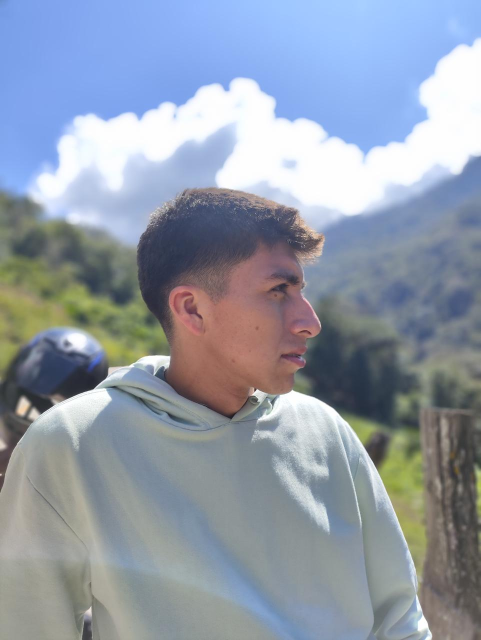
#> input picture assets/profile.png, 961 x 1280 px (shown at 1/2 size)
$ python make_ascii_svg.py ../assets/profile.png
#> lines starting #> are read from the running program, lines starting #| are printed output that depends on the picture; after the words box and inside, x2 and y2 are one past the last pixel; in counts of white or black regions, pixels touching at a corner belong together
#!/usr/bin/env python3
"""Convierte una foto en un retrato ASCII animado (jose-ascii.svg).

Uso:
    python scripts/make_ascii_svg.py [ruta_imagen] [--invert] [--cols N]

Por defecto usa assets/profile_prepped.png si existe, si no assets/profile.png.
El fondo claro se mapea a espacios (vacio) y el sujeto oscuro a caracteres
densos, igual que un retrato tipo neofetch. Las lineas aparecen escalonadas
como si se fueran "escribiendo" en la terminal.
"""
import sys
from pathlib import Path
from xml.sax.saxutils import escape

import numpy as np
from PIL import Image, ImageOps

ROOT = Path(__file__).resolve().parent.parent
OUT = ROOT / "jose-ascii.svg"

# De claro -> oscuro. El espacio inicial deja el fondo vacio.
RAMP = " .`:-=+*csoe#%@"

# Lienzo (mismo aspecto que stats.svg para que a igual ancho queden a igual alto)
W, H = 420, 440
PAD = 16
BG = "#0d1117"
GREEN_BRIGHT = (57, 211, 83)   # #39d353
GREEN_DARK = (14, 68, 41)      # #0e4429


def pick_input():
    for name in ("profile_prepped.png", "profile.png", "profile.jpg", "profile.jpeg"):
        p = ROOT / "assets" / name
        if p.exists():
            return p
    return None


def main():
    args = sys.argv[1:]
    invert = "--invert" in args
    cols = 84
    if "--cols" in args:
        cols = int(args[args.index("--cols") + 1])
    paths = [a for a in args if not a.startswith("--")
             and a != str(cols) ]
    src = Path(paths[0]) if paths else pick_input()
    if not src or not Path(src).exists():
        raise SystemExit(
            "No encontre la foto. Pon tu imagen en assets/profile.png "
            "o pasa la ruta: python scripts/make_ascii_svg.py mi_foto.png"
        )

    img = Image.open(src)
#> img is the input picture: PIL image 961x1280 RGB; mean R, G, B 144.9, 154.6, 169
    # Fondo transparente (rembg) -> blanco, para que el fondo quede vacio
    if img.mode in ("RGBA", "LA") or (img.mode == "P" and "transparency" in img.info):
        rgba = img.convert("RGBA")
        white = Image.new("RGBA", rgba.size, (255, 255, 255, 255))
        img = Image.alpha_composite(white, rgba).convert("RGB")
    img = img.convert("L")
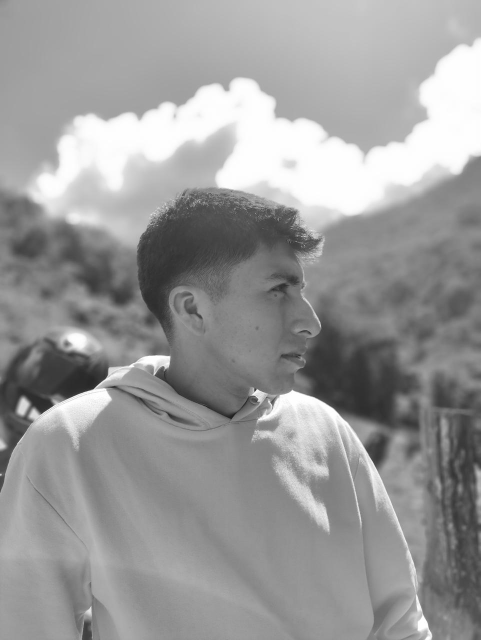
#> img: PIL image 961x1280 L (shown at 1/2 size); min 19, max 255, mean 153.4
    img = ImageOps.autocontrast(img, cutoff=2)  # estira el contraste
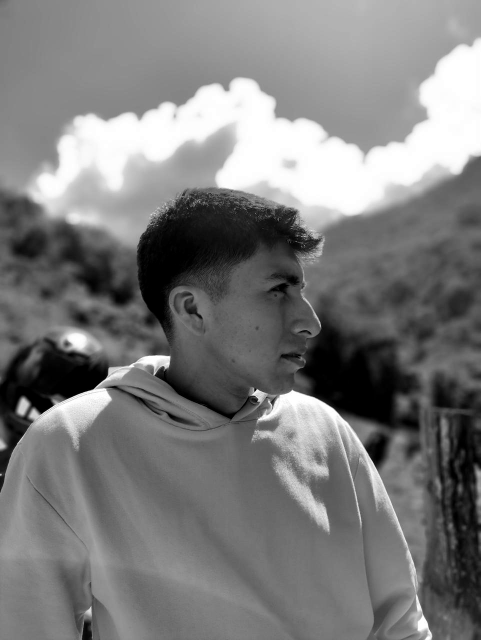
#> img: PIL image 961x1280 L (shown at 1/2 size); min 0, max 255, mean 123.7
    if invert:
        img = ImageOps.invert(img)

    # Auto-recorte al sujeto: descarta el borde (casi) blanco para que la cara
    # llene el lienzo en vez de quedar chica en una esquina.
    gray = np.asarray(img)
    mask = gray < 240
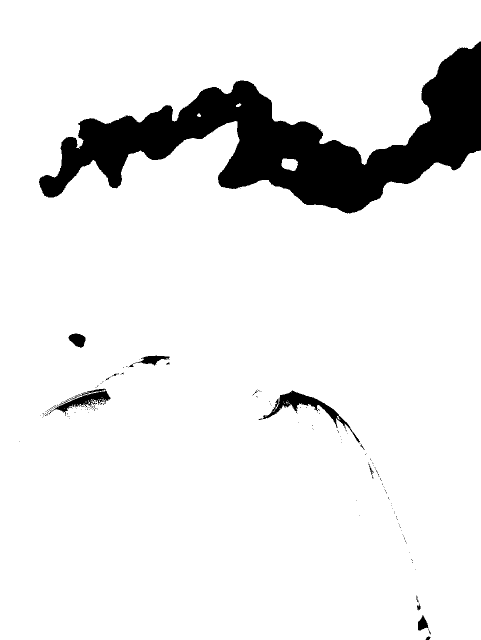
#> mask: shape (1280, 961) bool (shown at 1/2 size); 90.8% white; 167 black regions (152 under 20 px), largest, box (x1, y1, x2, y2) and area: (78, 83, 961, 427) 105159, (518, 781, 720, 885) 3098, (97, 782, 221, 832) 1654
    if mask.sum() > 50:
        ys, xs = np.where(mask)
        x1, x2 = xs.min(), xs.max()
#> x1 = 0; x2 = 960
        y1, y2 = ys.min(), ys.max()
#> y1 = 0; y2 = 1279
        padx = int((x2 - x1) * 0.06) + 2
#> padx = 59
        pady = int((y2 - y1) * 0.06) + 2
#> pady = 78
        x1, y1 = max(0, x1 - padx), max(0, y1 - pady)
        x2 = min(gray.shape[1] - 1, x2 + padx)
        y2 = min(gray.shape[0] - 1, y2 + pady)
        img = img.crop((x1, y1, x2 + 1, y2 + 1))

    # Redimensiona al grid (los caracteres son ~2x mas altos que anchos)
    w0, h0 = img.size
#> w0 = 961; h0 = 1280
    rows = max(1, int(cols * (h0 / w0) * 0.52))
#> rows = 58
    small = img.resize((cols, rows), Image.LANCZOS)
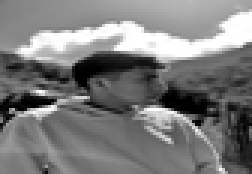
#> small: PIL image 84x58 L (shown 3 times larger); min 0, max 255, mean 123.7
    arr = np.asarray(small, dtype=np.float32) / 255.0  # 0=oscuro .. 1=claro

    # Ajusta tamano de fuente para caber en el lienzo
    char_w_ratio = 0.6
    fs_w = (W - 2 * PAD) / (cols * char_w_ratio)
    line_ratio = 1.05
    fs_h = (H - 2 * PAD) / (rows * line_ratio)
#> fs_h = 6.7
    fs = min(fs_w, fs_h)
#> fs = 6.7
    char_w = fs * char_w_ratio
#> char_w = 4.02
    line_h = fs * line_ratio
#> line_h = 7.03
    block_w = cols * char_w
#> block_w = 337.7
    block_h = rows * line_h
#> block_h = 408
    x0 = (W - block_w) / 2
#> x0 = 41.17
    y0 = (H - block_h) / 2 + fs  # baseline de la primera fila
#> y0 = 22.7

    def shade(bright):
        """Verde mas intenso para lo mas oscuro (el sujeto)."""
        t = 1.0 - bright  # 0 claro .. 1 oscuro
        r = int(GREEN_DARK[0] + (GREEN_BRIGHT[0] - GREEN_DARK[0]) * t)
        g = int(GREEN_DARK[1] + (GREEN_BRIGHT[1] - GREEN_DARK[1]) * t)
        b = int(GREEN_DARK[2] + (GREEN_BRIGHT[2] - GREEN_DARK[2]) * t)
        return f"#{r:02x}{g:02x}{b:02x}"

    p = []
    p.append(
        f'<svg xmlns="http://www.w3.org/2000/svg" width="{W}" height="{H}" '
        f'viewBox="0 0 {W} {H}" font-family="ui-monospace,Consolas,monospace">'
    )
    p.append(
        "<style>"
        "@keyframes type{from{opacity:0;transform:translateX(-6px)}"
        "to{opacity:1;transform:translateX(0)}}"
        ".r{opacity:0;animation:type .35s ease-out forwards;"
        "white-space:pre}"
        "</style>"
    )
    p.append(f'<rect width="{W}" height="{H}" rx="12" fill="{BG}"/>')

    per_row = 0.045  # retardo entre filas
    for ri in range(rows):
        y = y0 + ri * line_h
        delay = ri * per_row
        # Agrupa caracteres contiguos del mismo tono para achicar el SVG
        spans = []
        cur_chars = []
        cur_color = None
        for ci in range(cols):
            bright = float(arr[ri, ci])
            idx = int((1.0 - bright) * (len(RAMP) - 1) + 0.5)
            ch = RAMP[idx]
            color = shade(bright)
            if color == cur_color:
                cur_chars.append(ch)
            else:
                if cur_chars:
                    spans.append((cur_color, "".join(cur_chars)))
                cur_chars = [ch]
                cur_color = color
        if cur_chars:
            spans.append((cur_color, "".join(cur_chars)))

        tspans = "".join(
            f'<tspan fill="{col}" xml:space="preserve">{escape(txt)}</tspan>'
            for col, txt in spans
        )
        p.append(
            f'<text class="r" x="{x0:.1f}" y="{y:.1f}" '
            f'font-size="{fs:.2f}" letter-spacing="{char_w - fs*0.6:.3f}" '
            f'style="animation-delay:{delay:.3f}s" '
            f'xml:space="preserve">{tspans}</text>'
        )

    p.append("</svg>")
    OUT.write_text("".join(p), encoding="utf-8")
    print(f"OK -> {OUT.name} ({cols}x{rows} caracteres desde {src})")
#| OK -> jose-ascii.svg (84x58 caracteres desde ../assets/profile.png)


if __name__ == "__main__":
    main()
